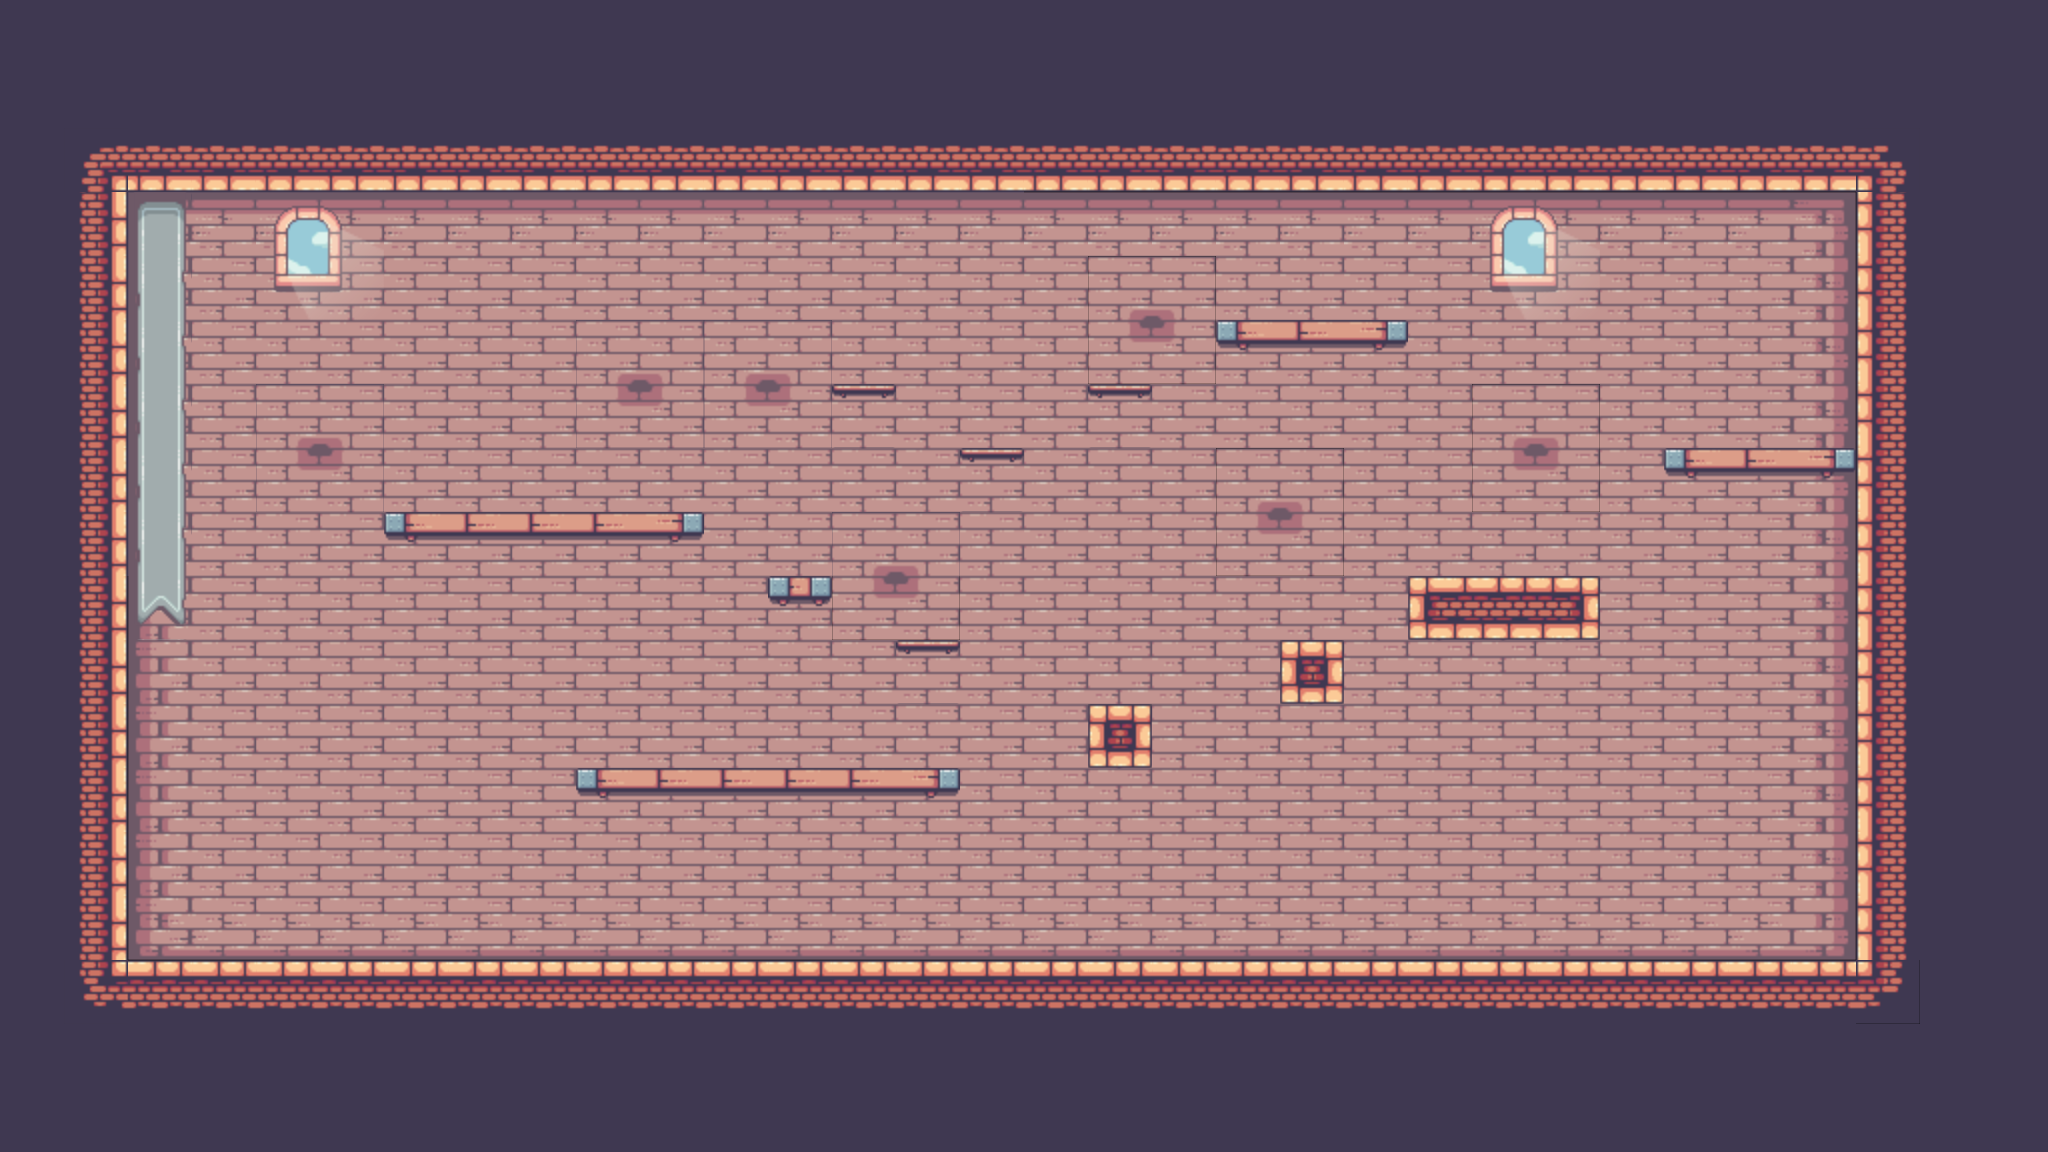

Below is a game level as drawn by its tile map, then a one-line description and the .tmx that defines it (tile-layer data replaced by summaries):
An orthogonal 32x18 tile map with 64x64 px tiles, 4 tile layers (Background, Tiles, Tile Layer 5, Decorations), 1 hidden layer not drawn, 3 tilesets and 4 objects.

<map version="1.10" tiledversion="1.10.2" orientation="orthogonal" renderorder="right-down" width="32" height="18" tilewidth="64" tileheight="64" infinite="0" nextlayerid="7" nextobjectid="28">
 <editorsettings>
  <export target="../coll.js" format="js" />
 </editorsettings>
 <tileset firstgid="1" source="../tilesets/Main.tsx" />
 <tileset firstgid="248" source="../tilesets/Decorations.tsx" />
 <tileset firstgid="290" source="../tilesets/Misc.tsx" />
 <layer id="5" name="Background" width="32" height="18">
  <data>[576 cells, 144 non-empty, 1 distinct tile ids]</data>
 </layer>
 <layer id="1" name="Tiles" width="32" height="18">
  <data>[576 cells, 575 non-empty, 20 distinct tile ids]</data>
 </layer>
 <layer id="6" name="Tile Layer 5" width="32" height="18">
  <data>[576 cells, 13 non-empty, 10 distinct tile ids]</data>
 </layer>
 <layer id="4" name="Decorations" width="32" height="18">
  <data>[576 cells, 31 non-empty, 16 distinct tile ids]</data>
 </layer>
 <layer id="2" name="Collisions" width="32" height="18" visible="0" opacity="0.19">
  <data>[576 cells, 116 non-empty, 2 distinct tile ids]</data>
 </layer>
 <objectgroup id="3" name="Misc">
  <object id="23" gid="291" x="1045.37" y="956.81" width="44" height="32" />
  <object id="24" gid="291" x="1023.98" y="956.81" width="44" height="32" />
  <object id="25" gid="291" x="1034.67" y="926.058" width="44" height="32" />
  <object id="27" x="376.247" y="604.412" height="1.51103" />
 </objectgroup>
</map>
